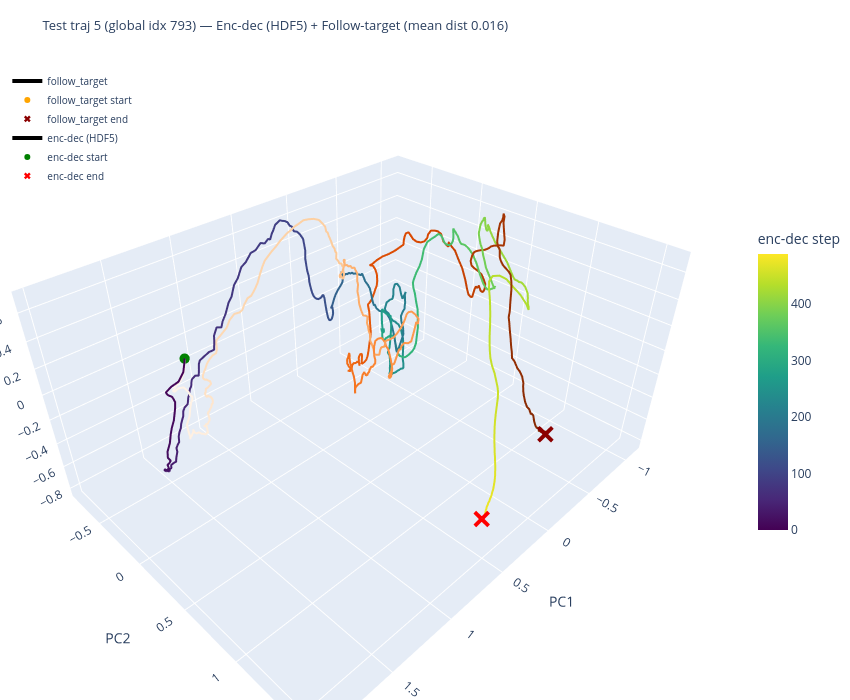

Notebook cell for this chart:
### Code cell
# Interactive 3D PCA plot with plotly
fig = go.Figure()

# --- Follow-target trajectory (orange, colored by time) ---
fig.add_trace(go.Scatter3d(
    x=projected_ft[:, 0], y=projected_ft[:, 1], z=projected_ft[:, 2],
    mode="lines",
    line=dict(color=np.arange(T_ft), colorscale="Oranges", width=4),
    name="follow_target",
    hovertemplate="t=%{customdata}<br>PC1=%{x:.2f}<br>PC2=%{y:.2f}<br>PC3=%{z:.2f}",
    customdata=np.arange(T_ft),
))
fig.add_trace(go.Scatter3d(
    x=[projected_ft[0, 0]], y=[projected_ft[0, 1]], z=[projected_ft[0, 2]],
    mode="markers", marker=dict(size=6, color="orange", symbol="circle"),
    name="follow_target start", showlegend=True,
))
fig.add_trace(go.Scatter3d(
    x=[projected_ft[-1, 0]], y=[projected_ft[-1, 1]], z=[projected_ft[-1, 2]],
    mode="markers", marker=dict(size=6, color="darkred", symbol="x"),
    name="follow_target end", showlegend=True,
))

# --- Encoder-decoder trajectory (viridis, colored by time) ---
fig.add_trace(go.Scatter3d(
    x=projected_enc_dec[:, 0], y=projected_enc_dec[:, 1], z=projected_enc_dec[:, 2],
    mode="lines",
    line=dict(color=np.arange(T_enc_dec), colorscale="Viridis", width=4,
              colorbar=dict(title="enc-dec step", x=1.02, len=0.5)),
    name="enc-dec (HDF5)",
    hovertemplate="t=%{customdata}<br>PC1=%{x:.2f}<br>PC2=%{y:.2f}<br>PC3=%{z:.2f}",
    customdata=np.arange(T_enc_dec),
))
fig.add_trace(go.Scatter3d(
    x=[projected_enc_dec[0, 0]], y=[projected_enc_dec[0, 1]], z=[projected_enc_dec[0, 2]],
    mode="markers", marker=dict(size=6, color="green", symbol="circle"),
    name="enc-dec start", showlegend=True,
))
fig.add_trace(go.Scatter3d(
    x=[projected_enc_dec[-1, 0]], y=[projected_enc_dec[-1, 1]], z=[projected_enc_dec[-1, 2]],
    mode="markers", marker=dict(size=6, color="red", symbol="x"),
    name="enc-dec end", showlegend=True,
))

fig.update_layout(
    title=dict(text=(
        f"Test traj {TEST_TRAJ_IDX} (global idx {selected_traj_idx})"
        f" \u2014 Enc-dec (HDF5) + Follow-target (mean dist {distances.mean():.3f})"
    ), font=dict(size=13)),
    scene=dict(
        xaxis_title="PC1",
        yaxis_title="PC2",
        zaxis_title="PC3",
    ),
    width=850, height=700,
    legend=dict(x=0.01, y=0.99, font=dict(size=10)),
    margin=dict(l=0, r=0, t=60, b=0),
)
fig.show()

### Figure 1 — Plotly figure (JSON) as saved in the notebook; plotly's stock layout.template omitted (floating-point values rounded to 4 significant figures; data arrays with more than 128 entries replaced by an {"elided": "..."} marker saying what was removed)
{"data": [{"customdata": {"elided": "490 int values"}, "hovertemplate": "t=%{customdata}<br>PC1=%{x:.2f}<br>PC2=%{y:.2f}<br>PC3=%{z:.2f}", "line": {"color": {"elided": "490 int values"}, "colorscale": [[0, "rgb(255,245,235)"], [0.125, "rgb(254,230,206)"], [0.25, "rgb(253,208,162)"], [0.375, "rgb(253,174,107)"], [0.5, "rgb(253,141,60)"], [0.625, "rgb(241,105,19)"], [0.75, "rgb(217,72,1)"], [0.875, "rgb(166,54,3)"], [1, "rgb(127,39,4)"]], "width": 4}, "mode": "lines", "name": "follow_target", "type": "scatter3d", "x": {"elided": "490 float values"}, "y": {"elided": "490 float values"}, "z": {"elided": "490 float values"}}, {"marker": {"color": "orange", "size": 6, "symbol": "circle"}, "mode": "markers", "name": "follow_target start", "showlegend": true, "type": "scatter3d", "x": [1.407], "y": [-0.2089], "z": [0.28]}, {"marker": {"color": "darkred", "size": 6, "symbol": "x"}, "mode": "markers", "name": "follow_target end", "showlegend": true, "type": "scatter3d", "x": [0.1191], "y": [1.587], "z": [-0.02201]}, {"customdata": {"elided": "490 int values"}, "hovertemplate": "t=%{customdata}<br>PC1=%{x:.2f}<br>PC2=%{y:.2f}<br>PC3=%{z:.2f}", "line": {"color": {"elided": "490 int values"}, "colorbar": {"len": 0.5, "title": {"text": "enc-dec step"}, "x": 1.02}, "colorscale": [[0, "#440154"], [0.1111, "#482878"], [0.2222, "#3e4989"], [0.3333, "#31688e"], [0.4444, "#26828e"], [0.5556, "#1f9e89"], [0.6667, "#35b779"], [0.7778, "#6ece58"], [0.8889, "#b5de2b"], [1, "#fde725"]], "width": 4}, "mode": "lines", "name": "enc-dec (HDF5)", "type": "scatter3d", "x": {"elided": "490 float values"}, "y": {"elided": "490 float values"}, "z": {"elided": "490 float values"}}, {"marker": {"color": "green", "size": 6, "symbol": "circle"}, "mode": "markers", "name": "enc-dec start", "showlegend": true, "type": "scatter3d", "x": [1.407], "y": [-0.2089], "z": [0.28]}, {"marker": {"color": "red", "size": 6, "symbol": "x"}, "mode": "markers", "name": "enc-dec end", "showlegend": true, "type": "scatter3d", "x": [0.4685], "y": [1.443], "z": [-0.5841]}], "layout": {"height": 700, "legend": {"font": {"size": 10}, "x": 0.01, "y": 0.99}, "margin": {"b": 0, "l": 0, "r": 0, "t": 60}, "scene": {"xaxis": {"title": {"text": "PC1"}}, "yaxis": {"title": {"text": "PC2"}}, "zaxis": {"title": {"text": "PC3"}}}, "title": {"font": {"size": 13}, "text": "Test traj 5 (global idx 793) — Enc-dec (HDF5) + Follow-target (mean dist 0.016)"}, "width": 850}}
